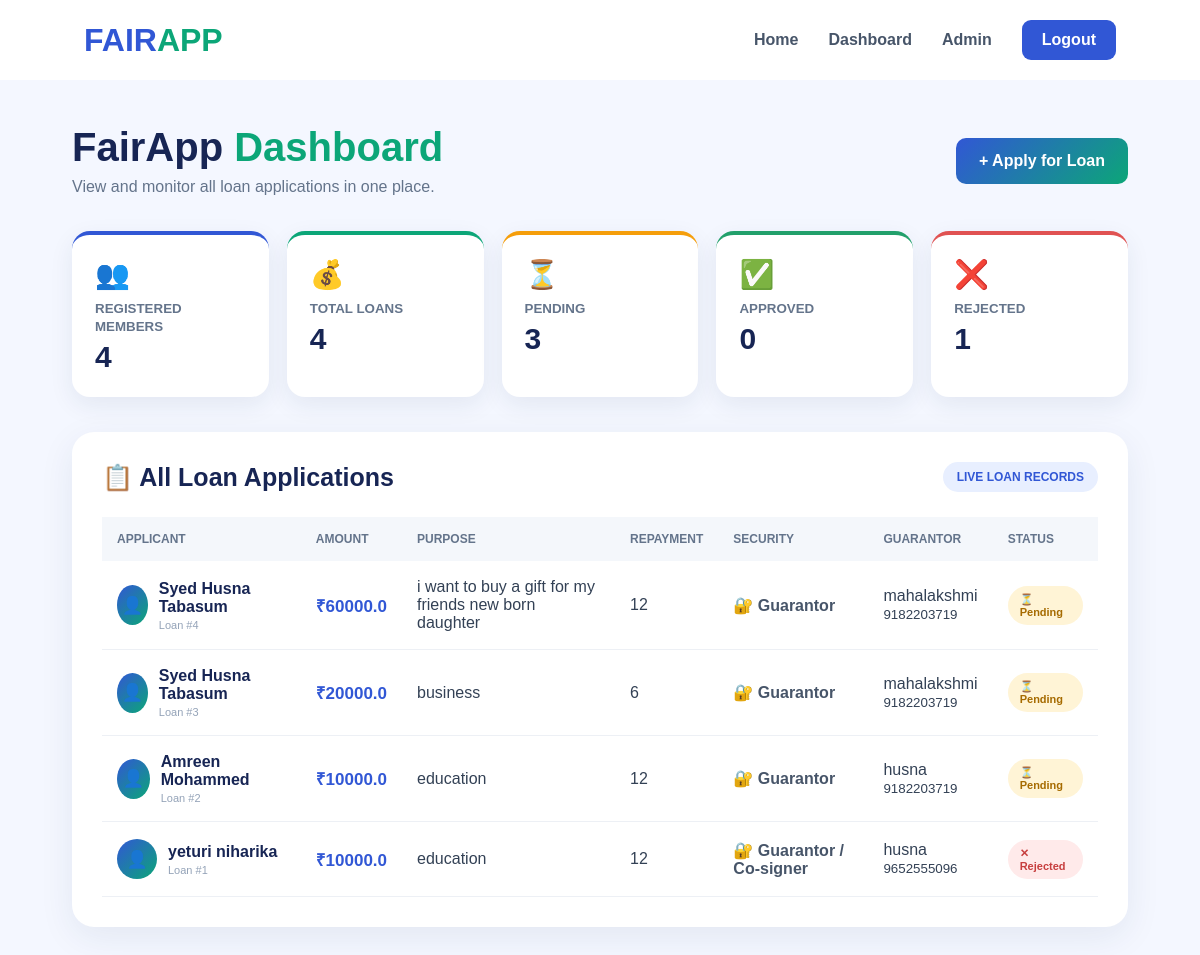
Page /dashboard (signed in) on the committed database.
### app.py (models this page shows)
class Loan(db.Model):
    id = db.Column(
        db.Integer,
        primary_key=True
    )
    user_id = db.Column(
        db.Integer,
        db.ForeignKey("user.id"),
        nullable=False
    )
    amount = db.Column(
        db.Float,
        nullable=False
    )
    purpose = db.Column(
        db.String(500),
        nullable=False
    )
    repayment_period = db.Column(
        db.String(50),
        nullable=False
    )
    security_type = db.Column(
        db.String(100),
        nullable=False
    )
    guarantor_name = db.Column(
        db.String(120)
    )
    guarantor_phone = db.Column(
        db.String(30)
    )
    status = db.Column(
        db.String(30),
        default="Pending"
    )
    repayment_status = db.Column(
        db.String(30),
        default="Not Started"
    )
    created_at = db.Column(
        db.DateTime,
        default=datetime.utcnow
    )

### app.py (the view)
@app.route("/dashboard")
def dashboard():
    if "user_id" not in session:
        return redirect(
            url_for("login")
        )
    total_members = User.query.count()
    all_loans = Loan.query.order_by(
        Loan.id.desc()
    ).all()
    total_loans = len(all_loans)
    pending_loans = len([
        loan for loan in all_loans
        if loan.status == "Pending"
    ])
    approved_loans = len([
        loan for loan in all_loans
        if loan.status == "Approved"
    ])
    rejected_loans = len([
        loan for loan in all_loans
        if loan.status == "Rejected"
    ])
    loan_data = []
    for loan in all_loans:
        user = User.query.get(
            loan.user_id
        )
        if user:
            applicant_name = user.name
        else:
            applicant_name = "Unknown Applicant"
        loan.applicant_name = applicant_name
        loan_data.append(loan)
    return render_template(
        "dashboard.html",
        loans=loan_data,
        total_members=total_members,
        total_loans=total_loans,
        pending_loans=pending_loans,
        approved_loans=approved_loans,
        rejected_loans=rejected_loans
    )

### templates/dashboard.html (shortened to what this page needs)
<!DOCTYPE html>
<html lang="en">
<head>
    <link rel="stylesheet"
          href="{{ url_for('static', filename='style.css') }}">
</head>
<body>
<nav class="navbar">
    <div class="logo">
        <span class="fair">FAIR</span><span class="app">APP</span>
    </div>
    <div class="nav-links">
        <a href="{{ url_for('index') }}">
            Home
        </a>
        <a href="{{ url_for('dashboard') }}">
            Dashboard
        </a>
        <a href="{{ url_for('admin') }}">
            Admin
        </a>
        <a href="{{ url_for('logout') }}"
           class="nav-register">
            Logout
        </a>
    </div>
</nav>
<section class="dashboard-page">
    <div class="dashboard-header">
        <div class="dashboard-title">
            <h1>
                FairApp <span>Dashboard</span>
            </h1>
            <p>
                View and monitor all loan applications in one place.
            </p>
        </div>
        <a href="{{ url_for('apply_loan') }}"
           class="apply-btn">
            + Apply for Loan
        </a>
    </div>
    <div class="dashboard-stats">
        <div class="dashboard-stat">
            <div class="icon">
                👥
            </div>
            <small>
                REGISTERED MEMBERS
            </small>
            <h2>
                {{ total_members }}
            </h2>
        </div>
        <div class="dashboard-stat">
            <div class="icon">
                💰
            </div>
            <small>
                TOTAL LOANS
            </small>
            <h2>
                {{ total_loans }}
            </h2>
        </div>
        <div class="dashboard-stat">
            <div class="icon">
                ⏳
            </div>
            <small>
                PENDING
            </small>
            <h2>
                {{ pending_loans }}
            </h2>
        </div>
        <div class="dashboard-stat">
            <div class="icon">
                ✅
            </div>
            <small>
                APPROVED
            </small>
            <h2>
                {{ approved_loans }}
            </h2>
        </div>
        <div class="dashboard-stat">
            <div class="icon">
                ❌
            </div>
            <small>
                REJECTED
            </small>
            <h2>
                {{ rejected_loans }}
            </h2>
        </div>
    </div>
    <div class="loan-container">
        <div class="loan-heading">
            <h2>
                📋 All Loan Applications
            </h2>
            <span>
                LIVE LOAN RECORDS
            </span>
        </div>
        {% if loans %}
        <div class="loan-table-wrapper">
            <table class="loan-table">
                <thead>
                    <tr>
                        <th>
                            Applicant
                        </th>
                        <th>
                            Amount
                        </th>
                        <th>
                            Purpose
                        </th>
                        <th>
                            Repayment
                        </th>
                        <th>
                            Security
                        </th>
                        <th>
                            Guarantor
                        </th>
                        <th>
                            Status
                        </th>
                    </tr>
                </thead>
                <tbody>
                {% for loan in loans %}
                    <tr>
                        <td>
                            <div class="applicant-box">
                                <div class="applicant-icon">
                                </div>
                                <div>
                                    <span class="applicant-name">
                                        {{ loan.applicant_name }}
                                    </span>
                                    <span class="applicant-id">
                                        Loan #{{ loan.id }}
                                    </span>
                                </div>
                            </div>
                        </td>
                        <td>
                            <span class="loan-amount">
                                ₹{{ loan.amount }}
                            </span>
                        </td>
                        <td>
                            {{ loan.purpose }}
                        </td>
                        <td>
                            {{ loan.repayment_period }}
                        </td>
                        <td>
                            <span class="security">
                                🔐 {{ loan.security_type }}
                            </span>
                        </td>
                        <td>
                            {{ loan.guarantor_name }}
                            <br>
                            <small>
                                {{ loan.guarantor_phone }}
                            </small>
                        </td>
                        <td>
                            {% if loan.status == "Pending" %}
                                <span class="loan-status pending">
                                    ⏳ Pending
                                </span>
                            {% elif loan.status == "Approved" %}
                                <span class="loan-status approved">
                                    ✓ Approved
                                </span>
                            {% elif loan.status == "Rejected" %}
                                <span class="loan-status rejected">
                                    ✕ Rejected
                                </span>
                            {% else %}
                                <span class="loan-status pending">
                                    {{ loan.status }}
                                </span>
                            {% endif %}
                        </td>
                    </tr>
                {% endfor %}
                </tbody>
            </table>
        </div>
        {% endif %}
    </div>
</section>
</body>
</html>

### static/style.css (style rules this page uses)
* { margin: 0; padding: 0; box-sizing: border-box; }
body { font-family: Arial, Helvetica, sans-serif; background: #f4f7ff; color: #172554; }
.navbar { height: 80px; background: white; display: flex; align-items: center; justify-content: space-between; padding: 0 7%; box-shadow: 0 4px 20px rgba(0,0,0,0.08); }
.logo { font-size: 32px; font-weight: 900; }
.logo .fair { color: #3157d5; }
.logo .app { color: #0ca678; }
.nav-links { display: flex; gap: 30px; align-items: center; }
.nav-links a { text-decoration: none; color: #475569; font-size: 16px; font-weight: 700; }
.nav-register { background: #3157d5; color: white !important; padding: 11px 20px; border-radius: 9px; }
.dashboard-page { min-height: calc(100vh - 80px); padding: 45px 7%; background: #f5f7ff; }
.dashboard-header { display: flex; justify-content: space-between; align-items: center; margin-bottom: 35px; }
.dashboard-header h1 { font-size: 38px; }
.dashboard-header h1 span { color: #0ca678; }
.dashboard-header p { color: #718096; margin-top: 8px; }
.loan-table { width: 100%; border-collapse: collapse; }
.loan-table th { text-align: left; padding: 14px; background: #f5f7fb; color: #64748b; font-size: 12px; }
.loan-table td { padding: 16px 14px; border-bottom: 1px solid #edf0f5; }
.loan-amount { color: #3157d5; font-weight: bold; }
.pending { background: #fff5dc; color: #a76b00; }
.rejected { background: #ffeded; color: #c73e3e; }

### templates/dashboard.html (style rules this page uses)
.dashboard-page { min-height: calc(100vh - 80px); background: #f4f7ff; padding: 45px 6%; }
.dashboard-header { display: flex; justify-content: space-between; align-items: center; margin-bottom: 35px; }
.dashboard-title h1 { font-size: 40px; color: #172554; margin-bottom: 8px; }
.dashboard-title h1 span { color: #0ca678; }
.dashboard-title p { color: #64748b; font-size: 16px; }
.apply-btn { background: linear-gradient(135deg, #3157d5, #0ca678); color: white; text-decoration: none; padding: 14px 23px; border-radius: 10px; font-weight: bold; }
.dashboard-stats { display: grid; grid-template-columns: repeat(5, 1fr); gap: 18px; margin-bottom: 35px; }
.dashboard-stat { background: white; padding: 23px; border-radius: 18px; box-shadow: 0 8px 25px rgba(30,50,90,0.08); border-top: 4px solid #3157d5; }
.dashboard-stat:nth-child(2) { border-color: #0ca678; }
.dashboard-stat:nth-child(3) { border-color: #f59e0b; }
.dashboard-stat:nth-child(4) { border-color: #22a06b; }
.dashboard-stat:nth-child(5) { border-color: #e05252; }
.dashboard-stat .icon { font-size: 28px; margin-bottom: 8px; }
.dashboard-stat small { color: #64748b; font-weight: bold; }
.dashboard-stat h2 { font-size: 30px; color: #172554; margin-top: 5px; }
.loan-container { background: white; border-radius: 22px; padding: 30px; box-shadow: 0 10px 35px rgba(30,50,90,0.08); }
.loan-heading { display: flex; justify-content: space-between; align-items: center; margin-bottom: 25px; }
.loan-heading h2 { font-size: 25px; color: #172554; }
.loan-heading span { background: #e8efff; color: #3157d5; padding: 8px 14px; border-radius: 20px; font-size: 12px; font-weight: bold; }
.loan-table-wrapper { overflow-x: auto; }
.loan-table { width: 100%; border-collapse: collapse; min-width: 950px; }
.loan-table th { background: #f4f7fb; color: #64748b; text-align: left; padding: 15px; font-size: 12px; text-transform: uppercase; }
.loan-table td { padding: 17px 15px; border-bottom: 1px solid #edf0f5; color: #334155; }
.applicant-box { display: flex; align-items: center; gap: 11px; }
.applicant-icon { width: 40px; height: 40px; border-radius: 50%; background: linear-gradient(135deg, #3157d5, #0ca678); color: white; display: flex; justify-content: center; align-items: center; font-size: 17px; }
.applicant-name { font-weight: bold; color: #172554; }
.applicant-id { display: block; font-size: 11px; color: #94a3b8; margin-top: 3px; }
.loan-amount { color: #3157d5; font-size: 17px; font-weight: bold; }
.loan-status { display: inline-block; padding: 7px 12px; border-radius: 20px; font-size: 11px; font-weight: bold; }
.pending { background: #fff4d6; color: #a66b00; }
.rejected { background: #ffeaea; color: #c73e3e; }
.security { color: #475569; font-weight: 600; }

### rows in the picture
Loan: applicant_name "Syed Husna Tabasum", id "4", amount "60000.0", purpose "i want to buy a gift for my friends new born daughter", repayment_period "12", security_type "Guarantor", guarantor_name "mahalakshmi", guarantor_phone "9182203719", status "⏳ Pending"
Loan: applicant_name "Syed Husna Tabasum", id "3", amount "20000.0", purpose "business", repayment_period "6", security_type "Guarantor", guarantor_name "mahalakshmi", guarantor_phone "9182203719", status "⏳ Pending"
Loan: applicant_name "Amreen Mohammed", id "2", amount "10000.0", purpose "education", repayment_period "12", security_type "Guarantor", guarantor_name "husna", guarantor_phone "9182203719", status "⏳ Pending"
Loan: applicant_name "yeturi niharika", id "1", amount "10000.0", purpose "education", repayment_period "12", security_type "Guarantor / Co-signer", guarantor_name "husna", guarantor_phone "9652555096", status "✕ Rejected"

### other values in the picture
{{ total_members }} "4"
{{ total_loans }} "4"
{{ pending_loans }} "3"
{{ approved_loans }} "0"
{{ rejected_loans }} "1"
